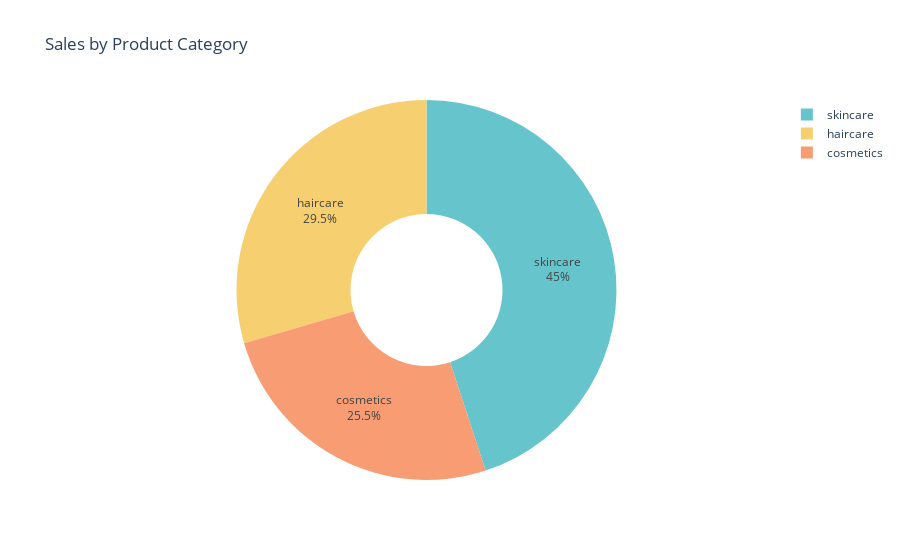

Source (notebook cell):
### Code cell
# Analyze the sales by product category and product type

sales_data = data.groupby('Product type')['Number of products sold'].sum().reset_index()

pie_chart = px.pie(sales_data, 
                   values='Number of products sold', 
                   names='Product type', 
                   title='Sales by Product Category',
                   hover_data=['Number of products sold'],
                   hole=0.4,
                   color_discrete_sequence=px.colors.qualitative.Pastel)

pie_chart.update_traces(textposition='inside', textinfo='percent+label')
pie_chart.show()

### Figure 1 — Plotly figure (JSON) as saved in the notebook; plotly's stock layout.template omitted (floating-point values rounded to 4 significant figures)
{"data": [{"customdata": [[11757], [13611], [20731]], "domain": {"x": [0, 1], "y": [0, 1]}, "hole": 0.4, "hovertemplate": "Product type=%{label}<br>Number of products sold=%{customdata[0]}<extra></extra>", "labels": ["cosmetics", "haircare", "skincare"], "legendgroup": "", "name": "", "showlegend": true, "textinfo": "percent+label", "textposition": "inside", "type": "pie", "values": [11757, 13611, 20731]}], "layout": {"legend": {"tracegroupgap": 0}, "piecolorway": ["rgb(102, 197, 204)", "rgb(246, 207, 113)", "rgb(248, 156, 116)", "rgb(220, 176, 242)", "rgb(135, 197, 95)", "rgb(158, 185, 243)", "rgb(254, 136, 177)", "rgb(201, 219, 116)", "rgb(139, 224, 164)", "rgb(180, 151, 231)", "rgb(179, 179, 179)"], "title": {"text": "Sales by Product Category"}}}
